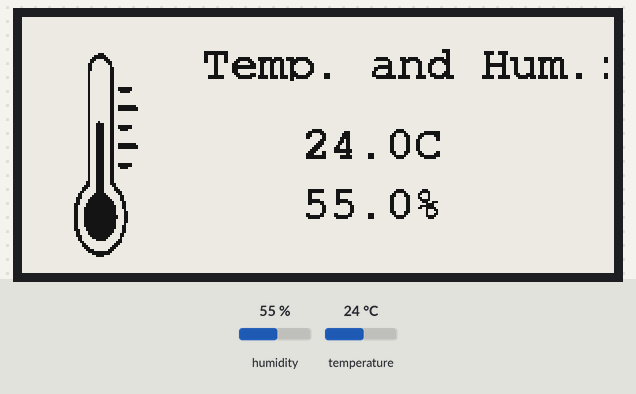
Recording of a sketch running on a simulated Raspberry Pi Pico. Parts: 296×128 one-colour display. The inputs (shaded band) are chosen by the test bench; at power-on: humidity 55 %, temperature 24 °C. What the sketch prints to the serial monitor is not drawn.

Above: at 4.9 s.
5.0 s: humidity set to 22 %
At 8.9 s:
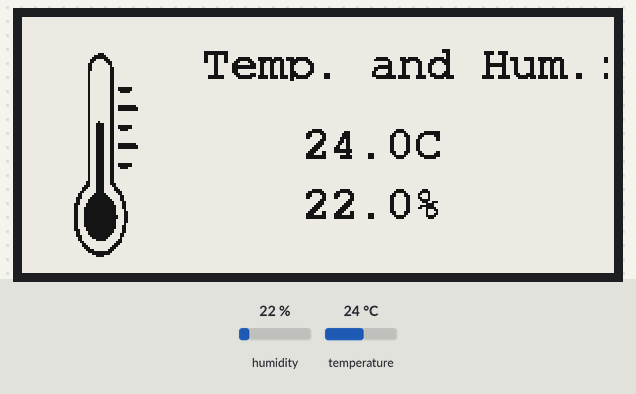
9.3 s: temperature set to 12 °C
At 12.0 s:
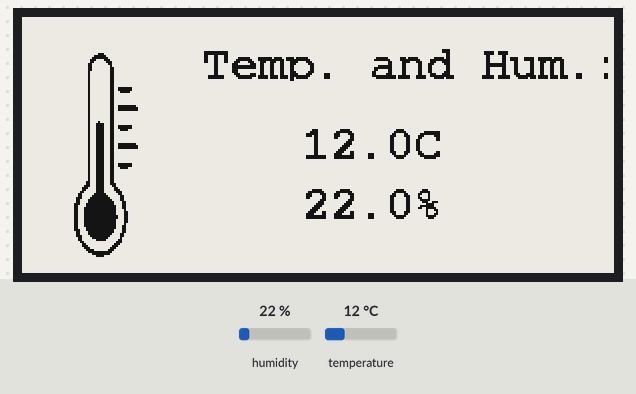
13.6 s: humidity set to 40 %
At 16.1 s:
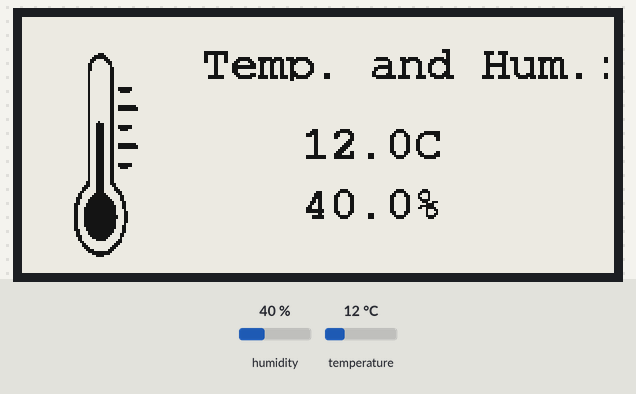
17.9 s: temperature set to 19 °C
At 23.1 s:
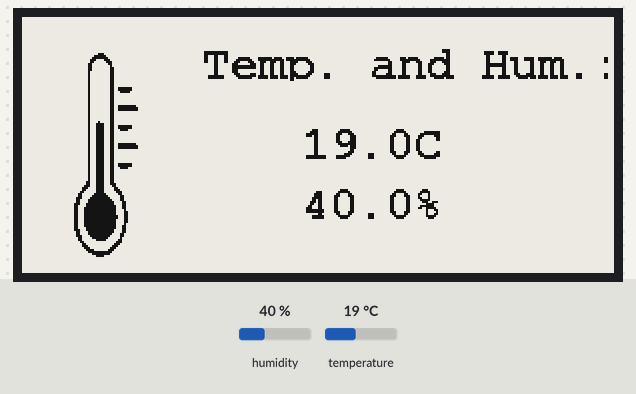
Timing chart, 0 to 24.2 s (numbered marks = the images above; inputs shaded):
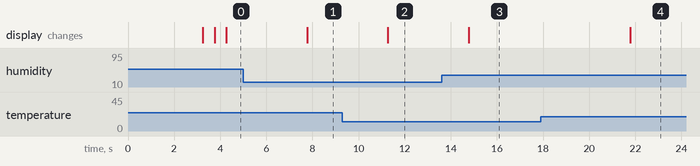

The sketch:

GDEY029T94.ino
```cpp
#include <GxEPD2_BW.h>
#include <GxEPD2_3C.h>
#include <GxEPD2_4C.h>
#include <GxEPD2_7C.h>
#include <Fonts/FreeMonoBold12pt7b.h>
#include <DHT.h>
//including the bitmap file
#include "thermometer.h"

// select the display class and display driver class in the following file (new style):
#include "GxEPD2_display_selection_new_style.h"

// or select the display constructor line in one of the following files (old style):
#include "GxEPD2_display_selection_added.h"

#define DHTPIN 15 // Pin where the DHT11 is connected
#define DHTTYPE DHT22 // DHT11 sensor type

DHT dht(DHTPIN, DHTTYPE); // Initialize DHT sensor

void setup() {
  Serial.begin(115200);
  Serial.println("SYSSTART!");
  display.init(115200);
  delay(1000);
  dht.begin();
  drawImage();
  printText();
}

void loop() {
  float temp = dht.readTemperature();
  float hum = dht.readHumidity();

  if (isnan(temp) || isnan(hum)) {
    Serial.println("Failed to read from DHT sensor!");
    return;
  }

  displayTemperatureAndHumidity(temp, hum);
  delay(3000);
}

void printText() {
  const char Text[] = "Temp. and Hum.:";
  display.setRotation(3);
  display.setFont(&FreeMonoBold12pt7b);
  display.setTextColor(GxEPD_BLACK);

  // Calculate text bounds to set partial window correctly
  int16_t tbx, tby;
  uint16_t tbw, tbh;
  display.getTextBounds(Text, 0, 0, &tbx, &tby, &tbw, &tbh);

  // Set a partial window for the title
  display.setPartialWindow(90, 10, tbw, tbh);
  display.firstPage();
  do {
    display.fillScreen(GxEPD_WHITE);
    display.setCursor(90, 10 + tbh);
    display.print(Text);
  } while (display.nextPage());
}
//drawing the Thermometer bitmap
void drawImage() {
  display.setRotation(3);
  display.setFullWindow();
  display.firstPage();
  do {
    display.fillScreen(GxEPD_WHITE);
    display.drawBitmap(0, 10, epd_bitmap_image__2_, 80, 118, GxEPD_BLACK);
  } while (display.nextPage());
}

//Displaying the Temperature and Humidity data
void displayTemperatureAndHumidity(float temp, float hum) {
//  String Temperature = String(temp);
//  String Humidity = String(hum) + "%";

  display.setRotation(3);
  display.setTextColor(GxEPD_BLACK);

  // Coordinates for the temperature and humidity display
  int16_t xTemp = 140; // Adjusted X position
  int16_t yTemp = 70;  // Lowered Y position to avoid overlapping with the label
  int16_t xHum = 140;
  int16_t yHum = 100;

  // Use a partial window to refresh only the area where the temperature and humidity are displayed
  display.setPartialWindow(xTemp, yTemp - FreeMonoBold12pt7b.yAdvance, 90/*128*/, FreeMonoBold12pt7b.yAdvance * 2 + 10);

  display.firstPage();
  do {
    display.fillScreen(GxEPD_WHITE);
    display.setCursor(xTemp, yTemp);
    display.print(temp, 1);
    display.print("C");
    display.println();


    display.setCursor(xHum, yHum);
    display.print(hum, 1);
    display.println("%");
  } while (display.nextPage());

}
```

Source omitted: _display_selection_added.h (87503 bytes), play_selection_new_style.h (24275 bytes), thermometer.h (data table, 7517 bytes)

Measured:
- after the input at 5.0 s, the display: changes after 2.8 s (image 1)
- after the input at 9.3 s, the display: changes after 2.0 s (image 2)
- after the input at 13.6 s, the display: changes after 1.2 s (image 3)
- after the input at 17.9 s, the display: changes after 3.9 s (image 4)
